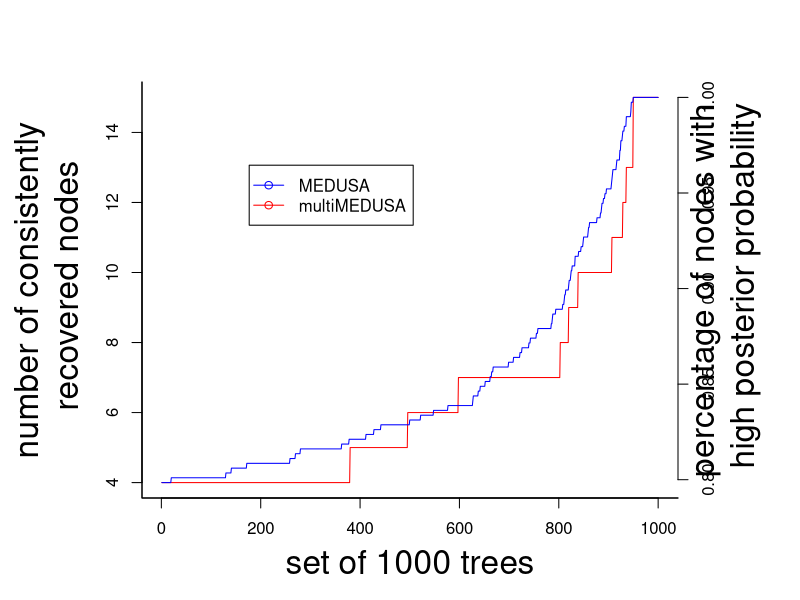
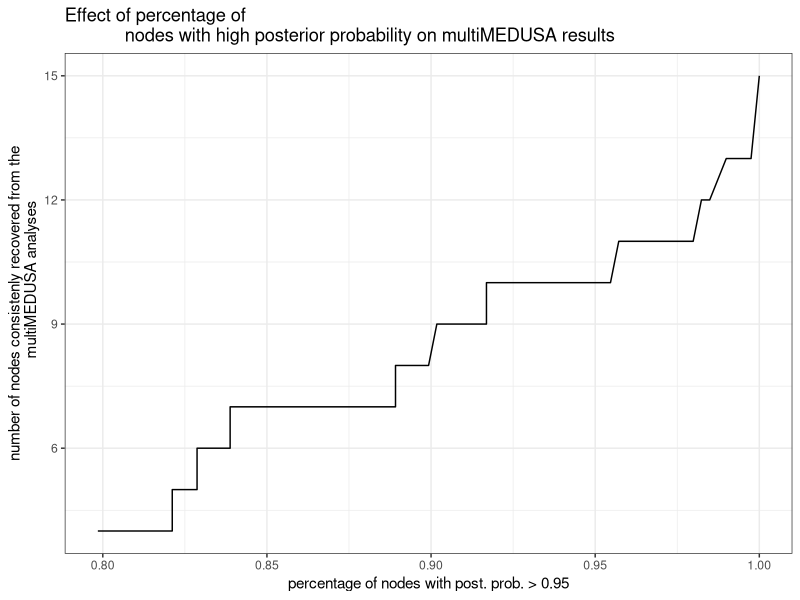

These charts were generated, in order, by the following R code:
# This code plots for each of the set of 1000 trees:
# * the percentage of node splits with hight posterior probability (> 0.95)
# * the number of nodes consistenly recovered across the set of 1000 trees, which 
#   is the number of node splits found in more than 950 trees.
library(ggplot2)

multimedusa <- read.csv("output/multimedusa_output.csv", header=FALSE)
medusa      <- read.csv("output/percentage_nodes_high_post_prob.csv", header=FALSE)

png(filename="figures/plot_medusa_multimedusa_tests.png")
par(bty="l", cex.main=2, cex.lab=2)
par(mar=c(5,7,4,6)+0.1)

plot(multimedusa$V1, multimedusa$V2, col="red", type="l", xlab="set of 1000 trees",
      ylab="number of consistently\n recovered nodes")

par(new=TRUE)
plot(medusa$V1, medusa$V2, col="blue", type="l", xaxt="n", yaxt="n", xlab="", ylab="")
axis(4)
mtext("percentage of nodes with\n high posterior probability", side=4, line=3, cex=2)
legend("topleft", legend=c("MEDUSA","multiMEDUSA"), lty=1, pch=1, col=c("blue","red"), inset=0.2)

dev.off()


## plot percentage of good nodes versus consistently recovered nodes
par(new=TRUE)
png(filename="figures/plot_medusa_multimedusa_tests_2.png")
data <- as.data.frame(cbind(medusa$V2, multimedusa$V2))
p <- qplot(data$V1, data$V2, geom="line",  main="Effect of percentage of
            nodes with high posterior probability on multiMEDUSA results",
            xlab="percentage of nodes with post. prob. > 0.95",
            ylab="number of nodes consistenly recovered from the
            multiMEDUSA analyses")
p + theme_bw()
dev.off()